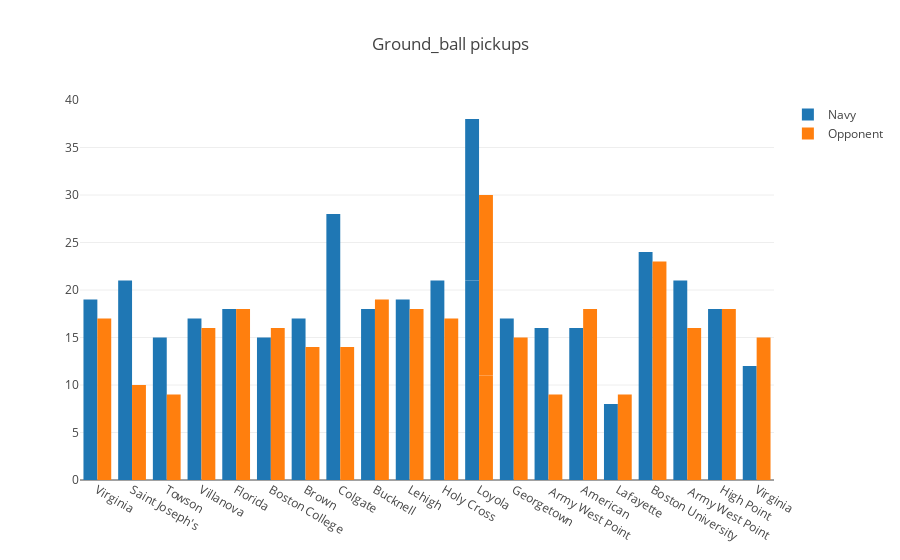

Write notebook code for a chart like this one.
### Code cell
data = [trace1, trace2]
layout = go.Layout(title='Ground_ball pickups',barmode='group')
fig = go.Figure(data=data, layout=layout)
iplot(fig, filename='grouped-bar')

### Figure 1 — Plotly figure (JSON) as saved in the notebook; plotly's stock layout.template omitted (floating-point values rounded to 4 significant figures)
{"data": [{"name": "Navy", "type": "bar", "uid": "087f46ee-5b05-40c0-9218-e48810966a7a", "x": ["Virginia", "Saint Joseph's", "Towson", "Villanova", "Florida", "Boston College", "Brown", "Colgate", "Bucknell", "Lehigh", "Holy Cross", "Loyola", "Georgetown", " Army West Point", "American", "Lafayette", "Boston University", " Army West Point ", "Loyola", "High Point ", "Virginia "], "y": [19, 21, 15, 17, 18, 15, 17, 28, 18, 19, 21, 21, 17, 16, 16, 8, 24, 21, 17, 18, 12]}, {"name": "Opponent", "type": "bar", "uid": "837ca131-ecf1-4595-9210-ebfd12ac8ec8", "x": ["Virginia", "Saint Joseph's", "Towson", "Villanova", "Florida", "Boston College", "Brown", "Colgate", "Bucknell", "Lehigh", "Holy Cross", "Loyola", "Georgetown", " Army West Point", "American", "Lafayette", "Boston University", " Army West Point ", "Loyola", "High Point ", "Virginia "], "y": [17, 10, 9, 16, 18, 16, 14, 14, 19, 18, 17, 11, 15, 9, 18, 9, 23, 16, 19, 18, 15]}], "layout": {"barmode": "group", "title": {"text": "Ground_ball pickups"}}}
